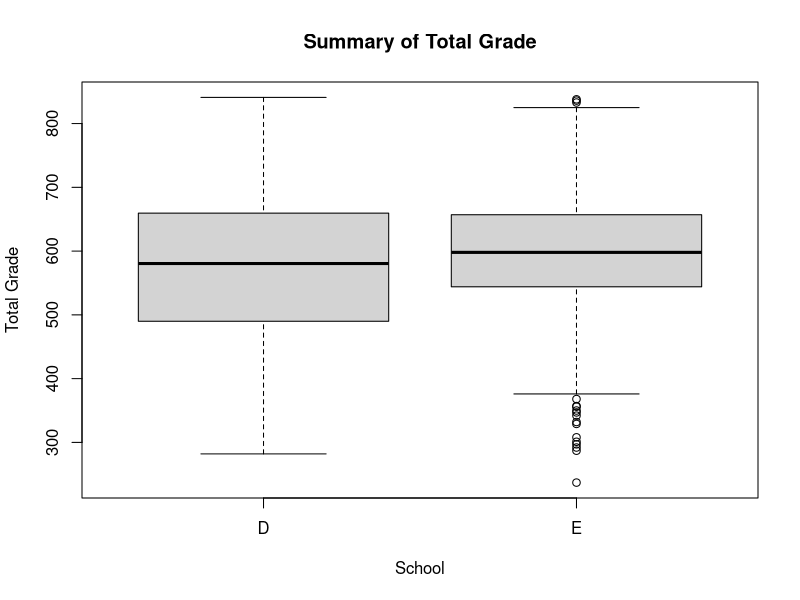
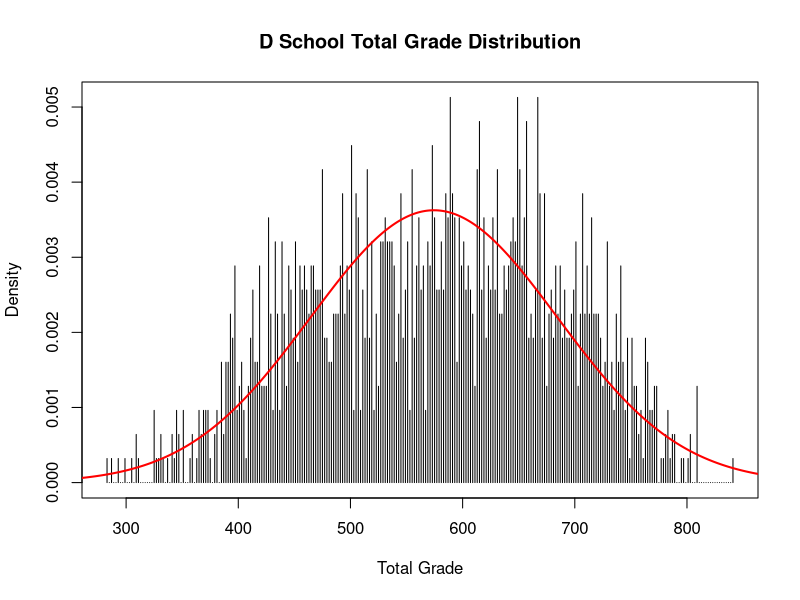
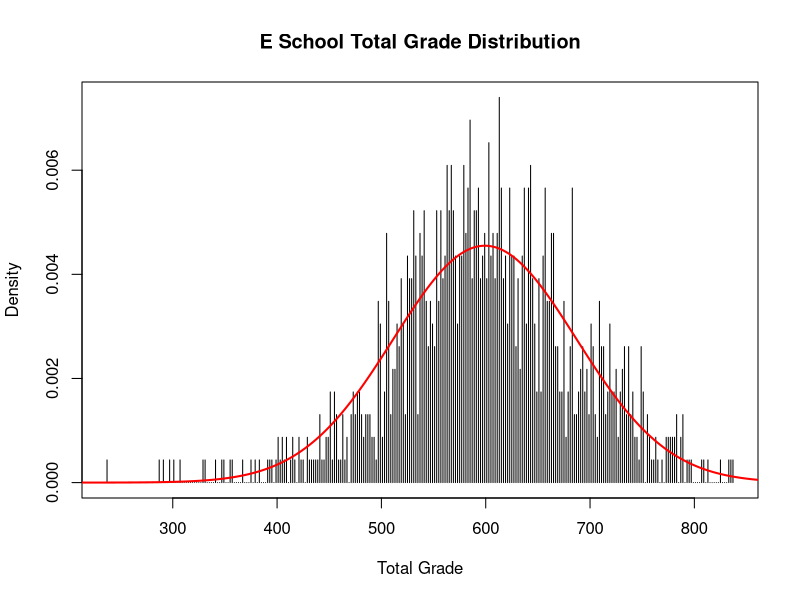
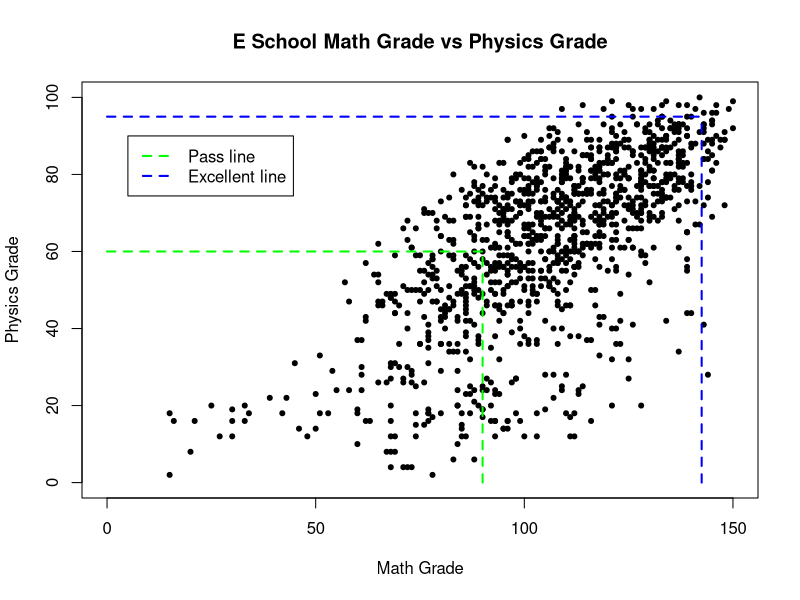
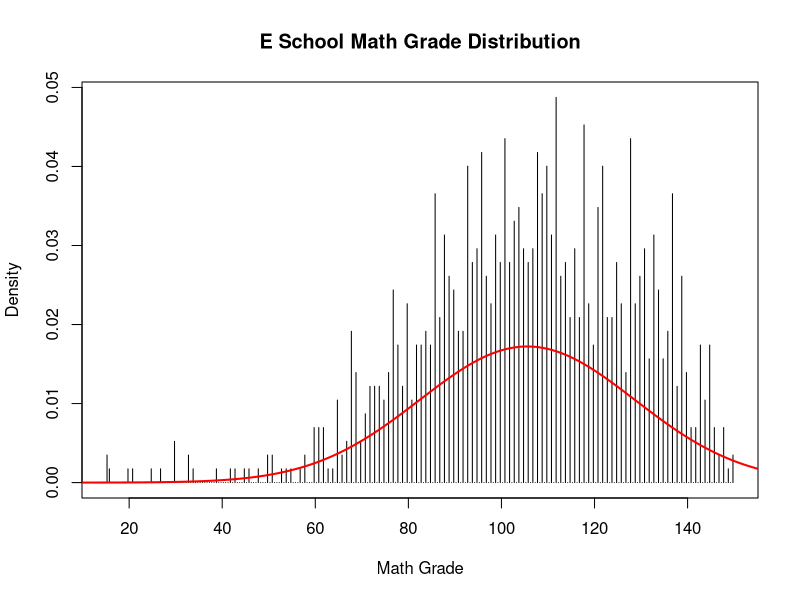
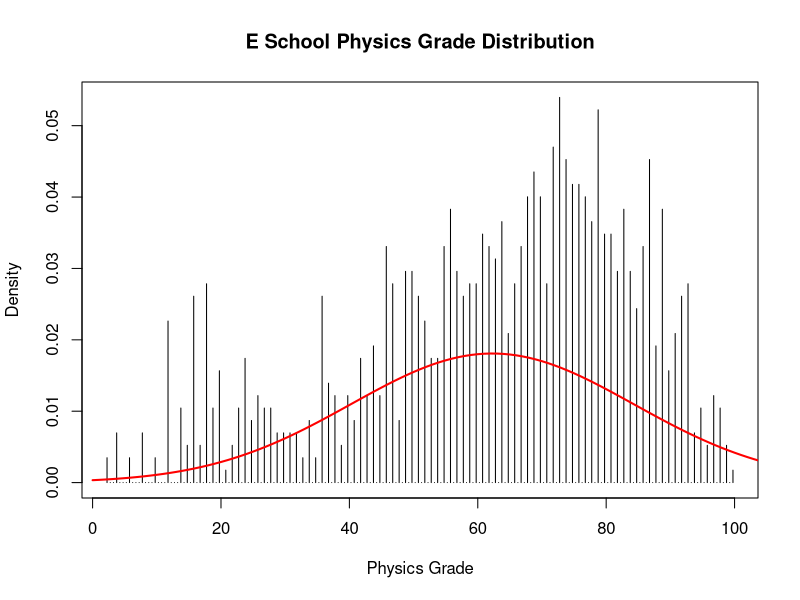
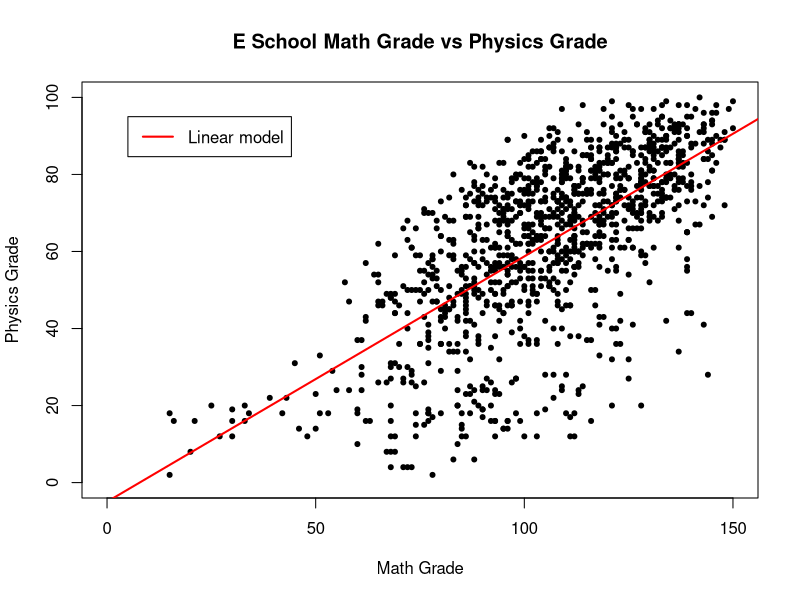

Reproduce these figures in R, in order.
## ---- chunk 1
grade <- read.table(file="Grade_Analysis.txt", header=T)

## ---- chunk 2
school.total.mean <- aggregate(grade$Total,by=list(grade$School),mean)
school.total.sd <- aggregate(grade$Total,by=list(grade$School),sd)
school.total.max <- aggregate(grade$Total,by=list(grade$School),max)
school.total.min <- aggregate(grade$Total,by=list(grade$School),min)

## ---- chunk 3
boxplot(grade$Total~grade$School,xlab="School",ylab="Total Grade",main="Summary of Total Grade")

## ---- chunk 4
par(mfrow = c(1, 1))
d.total.hist <- hist(grade$Total[grade$School=="D"],plot=F,breaks=200)
plot(d.total.hist$density~d.total.hist$mids,type="h",ylab="Density",xlab="Total Grade",main="D School Total Grade Distribution")
d.total.mean <- mean(grade$Total[grade$School=="D"])
d.total.sd <- sd(grade$Total[grade$School=="D"])
points(0:1500,dnorm(0:1500,d.total.mean,d.total.sd),type="l",col="red",lwd=2)

e.total.hist <- hist(grade$Total[grade$School=="E"],plot=F,breaks=300)
plot(e.total.hist$density~e.total.hist$mids,type="h",ylab="Density",xlab="Total Grade",main="E School Total Grade Distribution")
e.total.mean <- mean(grade$Total[grade$School=="E"])
e.total.sd <- sd(grade$Total[grade$School=="E"])
points(0:1500,dnorm(0:1500,e.total.mean,e.total.sd),type="l",col="red",lwd=2)

## ---- chunk 5
d.total <- grade$Total[grade$School=="D"]
e.total <- grade$Total[grade$School=="E"]
t.test(d.total,e.total)

## ---- chunk 6
t.test(e.total,d.total,alternative="greater")

## ---- chunk 7
e.chinese.p <- grade$Chinese[grade$School=="E"]/150
e.eng.p <- grade$English[grade$School=="E"]/150
t.test(e.chinese.p,e.eng.p,alternative="greater")

## ---- chunk 8
par(mfrow = c(1, 1))
e.math <- grade$Math[grade$School=="E"]
e.phys <- grade$Physics[grade$School=="E"]
plot(e.phys~e.math,pch=20,xlab="Math Grade",ylab="Physics Grade",main="E School Math Grade vs Physics Grade",xlim=c(0,150),ylim=c(0,100))
segments(x0=0,x1=150*0.6,y0=60,y1=60,lty=2,col="green",lwd=2)
segments(x0=150*0.6,x1=150*0.6,y0=0,y1=60,lty=2,col="green",lwd=2)
segments(x0=0,x1=150*0.95,y0=95,y1=95,lty=2,col="blue",lwd=2)
segments(x0=150*0.95,x1=150*0.95,y0=0,y1=95,lty=2,col="blue",lwd=2)
legend(5,90,legend=c("Pass line","Excellent line"),col=c("green","blue"),lwd=2,lty=2)

## ---- chunk 9
e.math.hist <- hist(grade$Math[grade$School=="E"],plot=F,breaks=200)
plot(e.math.hist$density~e.math.hist$mids,type="h",ylab="Density",xlab="Math Grade",main="E School Math Grade Distribution")
e.math.mean <- mean(e.math)
e.math.sd <- sd(e.math)
points(0:1500,dnorm(0:1500,e.math.mean,e.math.sd),type="l",col="red",lwd=2)
## ---- chunk 10
e.phys.hist <- hist(e.phys,plot=F,breaks=200)
plot(e.phys.hist$density~e.phys.hist$mids,type="h",ylab="Density",xlab="Physics Grade",main="E School Physics Grade Distribution")
e.phys.mean <- mean(e.phys)
e.phys.sd <- sd(e.phys)
points(0:1500,dnorm(0:1500,e.phys.mean,e.phys.sd),type="l",col="red",lwd=2)
## ---- chunk 11
cor.test(e.phys,e.math,method="pearson",alternative="greater")

## ---- chunk 12
plot(e.phys~e.math,pch=20,xlab="Math Grade",ylab="Physics Grade",main="E School Math Grade vs Physics Grade",xlim=c(0,150),ylim=c(0,100))
legend(5,95,legend=c("Linear model"),col=c("red"),lwd=2,lty=1)
abline(b=0.6369,a=-4.9655,lwd=2,col="red")
summary(lm(e.phys~e.math))

## ---- chunk 13
cor.test(e.total,e.phys,method="pearson")

## ---- chunk 14
e.hist <- grade$History[grade$School=="E"]
cor.test(e.total,e.hist,method="pearson")

